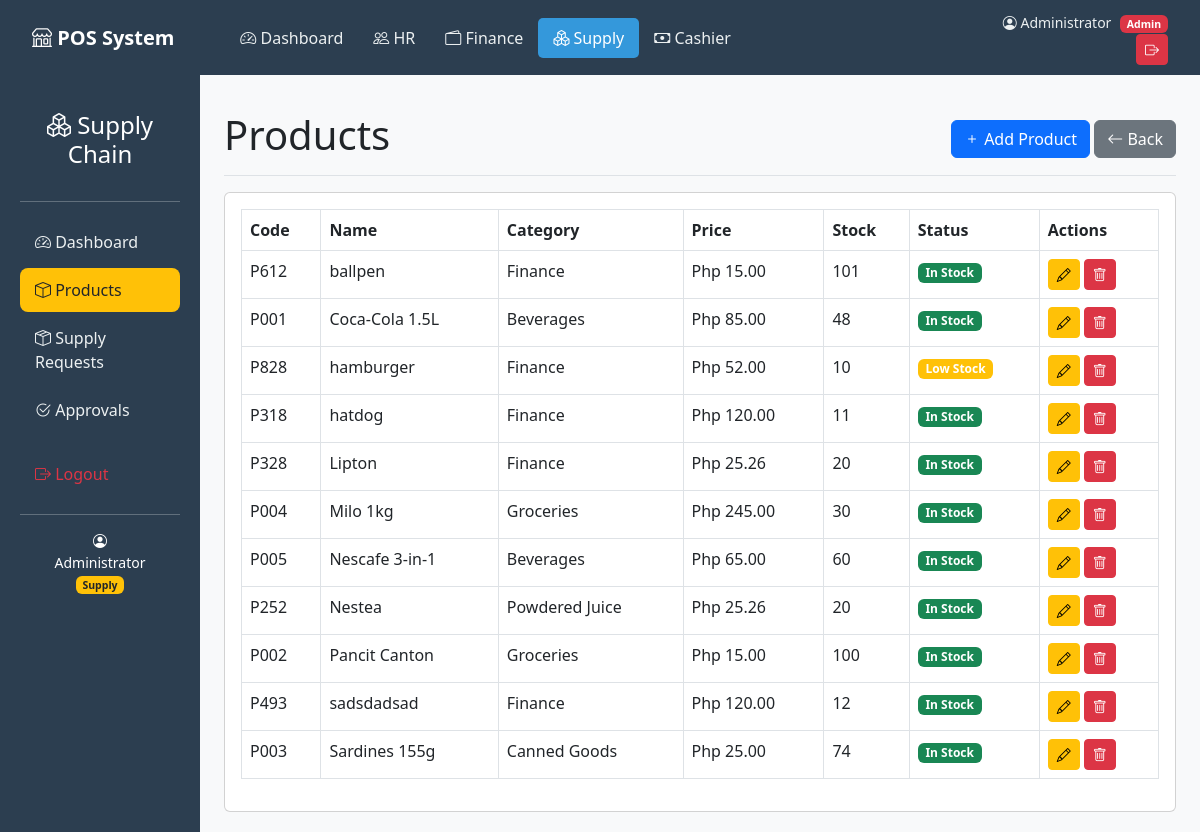
Screenshot of /pos-system/modules/supply/products.php (signed in) with the database file from the repository.
### tables this page shows
CREATE TABLE `products` (
  `id` int(11) NOT NULL,
  `product_code` varchar(50) NOT NULL,
  `name` varchar(100) NOT NULL,
  `price` decimal(10,2) NOT NULL,
  `stock` int(11) DEFAULT 0,
  `category` varchar(50) DEFAULT NULL,
  `created_at` timestamp NOT NULL DEFAULT current_timestamp()
);

### pos-system/includes/functions.php (called while the page is built, shortened)
<?php
function formatCurrency($amount) {
    return 'Php ' . number_format($amount, 2);
}
function isAdmin() {
    return isset($_SESSION['role']) && $_SESSION['role'] == 'admin';
}
?>

### pos-system/modules/supply/products.php (the view, shortened to what this page needs)
<?php
require_once '../../includes/functions.php';
require_once '../../config/database.php';
require_once '../../includes/header.php';
require_once '../../includes/sidebar.php';
?>
<main class="col-md-10 ms-sm-auto px-md-4 main-content">
    <div class="d-flex justify-content-between flex-wrap flex-md-nowrap align-items-center pt-3 pb-2 mb-3 border-bottom">
        <h1>Products</h1>
        <div>
            <?php if(isAdmin()): ?>
            <a href="../../pages/add-product.php" class="btn btn-primary">
                <i class="bi bi-plus"></i> Add Product
            </a>
            <?php endif; ?>
            <a href="index.php" class="btn btn-secondary">
                <i class="bi bi-arrow-left"></i> Back
            </a>
        </div>
    </div>
    <div class="card">
        <div class="card-body">
            <div class="table-responsive">
                <table class="table table-bordered table-hover">
                    <thead>
                        <tr>
                            <th>Code</th>
                            <th>Name</th>
                            <th>Category</th>
                            <th>Price</th>
                            <th>Stock</th>
                            <th>Status</th>
                            <th>Actions</th>
                        </tr>
                    </thead>
                    <tbody>
                        <?php
                        $products = $pdo->query("SELECT * FROM products ORDER BY name");
                        while($p = $products->fetch()):
                        ?>
                        <tr>
                            <td><?php echo $p['product_code']; ?></td>
                            <td><?php echo $p['name']; ?></td>
                            <td><?php echo $p['category']; ?></td>
                            <td><?php echo formatCurrency($p['price']); ?></td>
                            <td><?php echo $p['stock']; ?></td>
                            <td>
                                <?php if($p['stock'] > 10): ?>
                                    <span class="badge bg-success">In Stock</span>
                                <?php elseif($p['stock'] > 0): ?>
                                    <span class="badge bg-warning">Low Stock</span>
                                <?php else: ?>
                                    <span class="badge bg-danger">Out of Stock</span>
                                <?php endif; ?>
                            </td>
                            <td>
                                <?php if(isAdmin()): ?>
                                <a href="../../pages/edit-product.php?id=<?php echo $p['id']; ?>" class="btn btn-sm btn-warning">
                                    <i class="bi bi-pencil"></i>
                                </a>
                                <a href="../../actions/delete-product.php?id=<?php echo $p['id']; ?>"
                                   class="btn btn-sm btn-danger" onclick="return confirm('Delete this product?')">
                                    <i class="bi bi-trash"></i>
                                </a>
                                <?php endif; ?>
                            </td>
                        </tr>
                        <?php endwhile; ?>
                    </tbody>
                </table>
            </div>
        </div>
    </div>
</main>
<?php require_once '../../includes/footer.php'; ?>

### pos-system/includes/header.php (style rules this page uses)
body { background: #f8f9fa; }
.main-content { padding: 20px; }

### rows the page displays
products: product_code "P612", name "ballpen", category "Finance", price "Php 15.00", stock "101", shows "In Stock"
products: product_code "P001", name "Coca-Cola 1.5L", category "Beverages", price "Php 85.00", stock "48", shows "In Stock"
products: product_code "P828", name "hamburger", category "Finance", price "Php 52.00", stock "10", shows "Low Stock"
products: product_code "P318", name "hatdog", category "Finance", price "Php 120.00", stock "11", shows "In Stock"
products: product_code "P328", name "Lipton", category "Finance", price "Php 25.26", stock "20", shows "In Stock"
products: product_code "P004", name "Milo 1kg", category "Groceries", price "Php 245.00", stock "30", shows "In Stock"
products: product_code "P005", name "Nescafe 3-in-1", category "Beverages", price "Php 65.00", stock "60", shows "In Stock"
products: product_code "P252", name "Nestea", category "Powdered Juice", price "Php 25.26", stock "20", shows "In Stock"
products: product_code "P002", name "Pancit Canton", category "Groceries", price "Php 15.00", stock "100", shows "In Stock"
products: product_code "P493", name "sadsdadsad", category "Finance", price "Php 120.00", stock "12", shows "In Stock"
products: product_code "P003", name "Sardines 155g", category "Canned Goods", price "Php 25.00", stock "74", shows "In Stock"

### other values shown
$_SESSION['full_name'] "Administrator"
$role "Admin"
